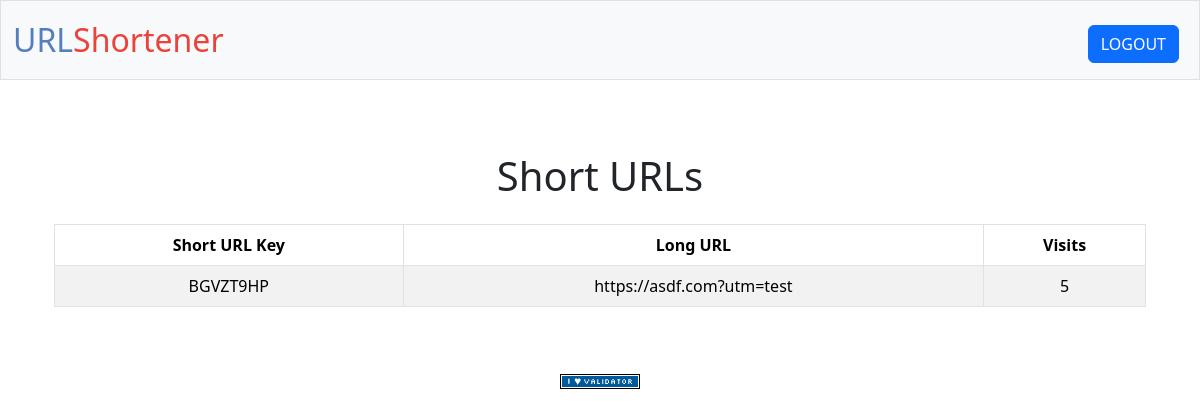
The page /dashboard (signed in) on the database as committed earlier.
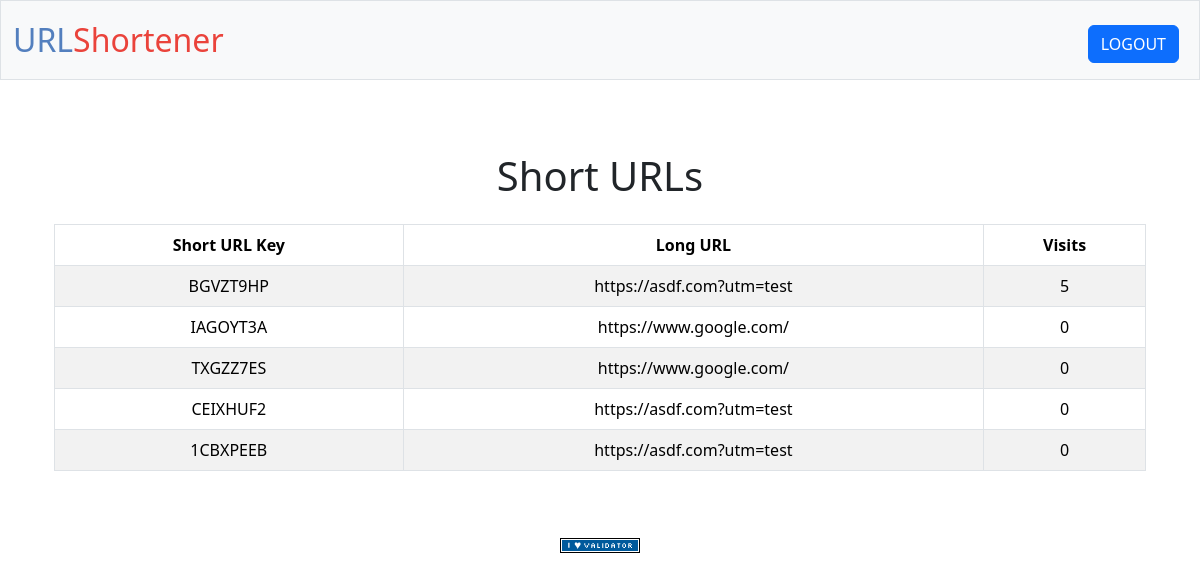
The same page on the database as committed later.
### models.py (models this page shows, shortened)
class ShortUrl(db.Model):
    __tablename__ = "short_urls"
    id = db.Column(db.Integer, primary_key=True)
    short_url = db.Column(db.String(10), nullable=False, unique=True)
    long_url = db.Column(db.String(200), nullable=False)
    user_id = db.Column(db.Integer, nullable=False)
    visits = db.Column(db.Integer, nullable=False, default=0)
    created_at = db.Column(db.DateTime, default=datetime.now(timezone.utc))

### routes.py (the view)
@routes.route("/dashboard", methods=["GET"])
@login_required
def dashboard():
    user_id = session.get("user_id")
    query = db.session.execute(
        select(ShortUrl).where(ShortUrl.user_id == user_id)
    )
    url_maps = query.scalars().all()
    return render_template("dashboard.html", url_maps=url_maps)

### helpers.py (called while the page is built)
def login_required(f):
    @wraps(f)
    def decorated_function(*args, **kwargs):
        if session.get("user_id") is None:
            return redirect("/login")
        return f(*args, **kwargs)
    return decorated_function

### templates/dashboard.html (shortened to what this page needs)
{% extends "layout.html" %}
{% block main %}
    <h1 class="my-4 text-center">Short URLs</h1>
    <div class="container">
        <div class="table-responsive">
            <table class="table table-striped table-bordered">
                <thead class="thead-dark">
                    <tr>
                        <th>Short URL Key</th>
                        <th>Long URL</th>
                        <th>Visits</th>
                    </tr>
                </thead>
                <tbody>
                    {% for url_map in url_maps %}
                    <tr>
                        <td>{{ url_map.short_url }}</td>
                        <td>{{ url_map.long_url }}</td>
                        <td>{{ url_map.visits }}</td>
                    </tr>
                    {% else %}
                    <tr>
                        <td colspan="3" class="text-center">No URLs found.</td>
                    </tr>
                    {% endfor %}
                </tbody>
            </table>
        </div>
    </div>
{% endblock %}

### templates/layout.html (shortened to what this page needs)
<!DOCTYPE html>
<html lang="en">
    <head>
        <link href="https://cdn.jsdelivr.net/npm/bootstrap@5.3.3/dist/css/bootstrap.min.css" rel="stylesheet">
        <link href="/static/styles.css" rel="stylesheet">
    </head>
    <body>
        <nav class="bg-light border navbar navbar-expand-md navbar-light">
            <div class="container-fluid">
                <a class="navbar-brand" href="/"><span class="blue">URL</span><span class="red">Shortener</span></a>
                <div class="collapse navbar-collapse" id="navbar">
                    {% if session["user_id"] %}
                        <ul class="navbar-nav ms-auto mt-2">
                            <li class="nav-item"><a class="nav-link" href="/logout">
                                <form action="/logout" method="POST">
                                    <button class="btn btn-primary" type="submit">LOGOUT</button>
                                </form>
                            </a></li>
                        </ul>
                    {% else %}
                        <ul class="navbar-nav ms-auto mt-2">
                            <li class="nav-item"><a class="nav-link" href="/register">Register</a></li>
                            <li class="nav-item"><a class="nav-link" href="/login">Log In</a></li>
                        </ul>
                    {% endif %}
                </div>
            </div>
        </nav>
        <main class="container py-5 text-center">
            {% block main %}{% endblock %}
        </main>
        <footer class="mb-5">
            <form action="https://validator.w3.org/check" class="text-center" enctype="multipart/form-data" method="post" target="_blank">
                <input alt="Validate" src="/static/I_heart_validator.png" type="image">
            </form>
        </footer>
    </body>
</html>

### static/styles.css (style rules this page uses)
nav .navbar-brand { font-size: xx-large; }
nav .navbar-brand .blue { color: #537fbe; }
nav .navbar-brand .red { color: #ea433b; }

Rows that differ between the two databases and show on the page:
added ShortUrl: short_url "IAGOYT3A", long_url "https://www.google.com/", visits "0"
added ShortUrl: short_url "TXGZZ7ES", long_url "https://www.google.com/", visits "0"
added ShortUrl: short_url "CEIXHUF2", long_url "https://asdf.com?utm=test", visits "0"
added ShortUrl: short_url "1CBXPEEB", long_url "https://asdf.com?utm=test", visits "0"
